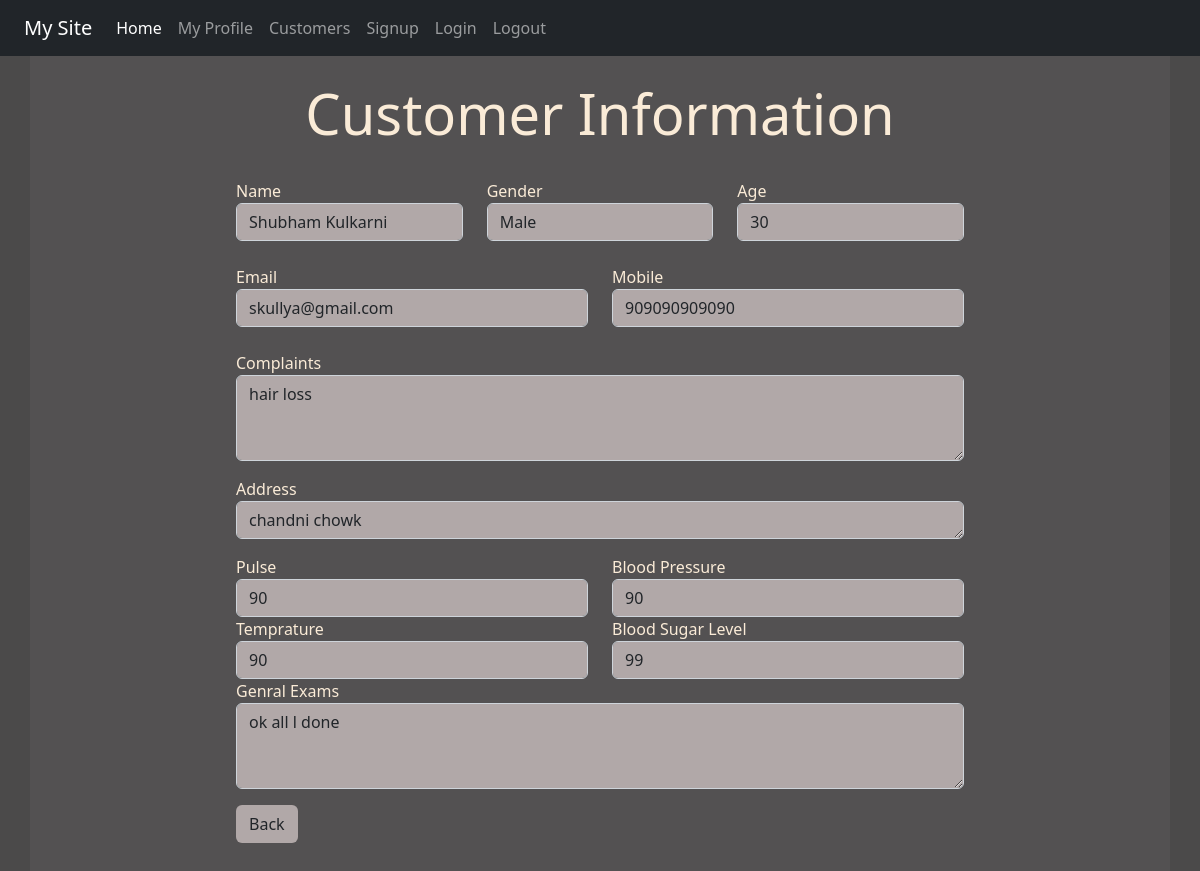
The app's page /customerall/4 (signed in) with its own data.
### reg/models.py (models this page shows)
class Customer(models.Model):
    GENDER_CHOICES = (
        ('M', 'Male'),
        ('F', 'Female'),
        ('T', 'Transgender')
    )
    name = models.CharField(max_length=25,null=True)
    age = models.IntegerField(null=True)
    gender = models.CharField(max_length=1, choices=GENDER_CHOICES,null=True)
    email = models.EmailField(max_length=25,null=True)
    mobile = models.IntegerField(null=True)
    address = models.CharField(max_length=100,null=True)
    city = models.CharField(max_length=10,null=True)
    complaints = models.CharField(max_length=100,null=True)
    pulse = models.CharField(max_length=10,null=True)
    blood_pressure = models.CharField(max_length=10,null=True)
    temprature = models.CharField(max_length=10,null=True)
    blood_suger_level = models.CharField(max_length=10,null=True)
    genral_exams = models.CharField(max_length=100,null=True)

### reg/views.py (the view)
# urls.py: path('customerall/<int:id>', views.Customers_all, name='viewdata_all'),
def Customers_all(request, id):
    if request.user.is_authenticated:
        pi = Customer.objects.get(pk=id)
        fmm = CustomerReg(instance=pi)
        return render(request, 'reg/customer_all.html',{ 'formm':fmm})
    else:
        return HttpResponseRedirect('/login/')

### reg/templates/reg/customer_all.html (shortened to what this page needs)
{% extends 'reg/base.html' %}
{% block content %}
<div class="jumbotron jumbotron-fluid jumbo-color">
    <div class="container">
        <br>
        <h1 class="text-center display-4 font-weight-bold">Customer Information </h1>
         <br>
        <div class="col-sm-8 offset-2">
            <form action="" method="POST">
                <div class="row">
                    <div class="col-md-4">Name {{formm.name}}</div>
                    <div class="col-md-4">Gender{{formm.gender}}</div>
                    <div class="col-md-4">Age{{formm.age}}</div>
                </div><br>
                <div class="row">
                    <div class="col-md-6">Email{{formm.email}}</div>
                    <div class="col-md-6">Mobile{{formm.mobile}}</div>
                </div><br>
                <div>
                    <p>Complaints{{formm.complaints}}</p>
                    <p>Address {{formm.address}}</p>
                    <div class="row">
                        <div class="col-md-6">Pulse {{formm.pulse}}</div>
                        <div class="col-md-6">Blood Pressure {{formm.blood_pressure}}</div>
                    </div>
                    <div class="row">
                        <div class="col-md-6">Temprature {{formm.temprature}}</div>
                        <div class="col-md-6">Blood Sugar Level {{formm.blood_suger_level}}</div>
                    </div>
                    <p>Genral Exams {{formm.genral_exams}}</p>
                </div>
            </form>
            <div><a  href="{% url 'customer' %}" class="btn tablecolor1" >Back</a></div>
            <br>
            <br>
        </div>
    </div>
</div>
{% endblock content %}

### reg/static/reg/css/style.css (style rules this page uses)
body { background-color:rgb(75,74,74); color: antiquewhite; }
.jumbo-color { background-color:rgb(83,81,82); }
.form-control { background-color: rgb(177, 168, 168); }
.tablecolor1 { background-color: rgb(177, 168, 168) }

### records on screen
Customer: name "Shubham Kulkarni", gender "Male", age "30", email "skullya@gmail.com", mobile "909090909090", complaints "hair loss", address "chandni chowk", pulse "90", blood_pressure "90", temprature "90", blood_suger_level "99", genral_exams "ok all l done"
